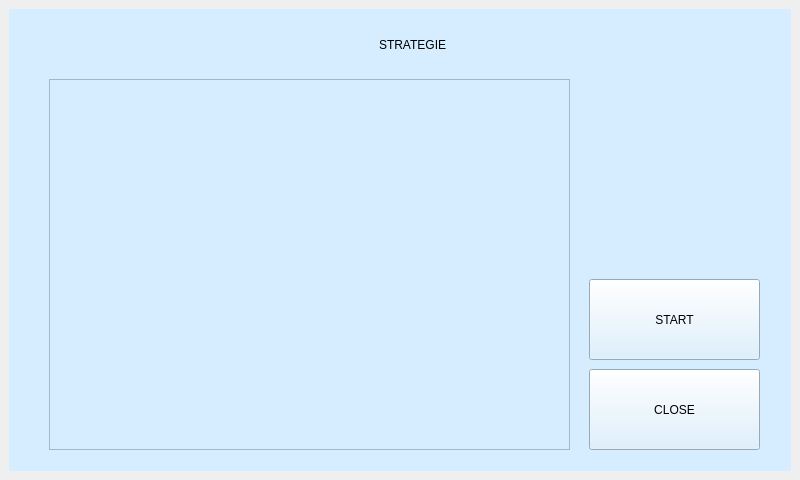
<?xml version="1.0" encoding="UTF-8"?>
<ui version="4.0">
 <class>MainWindow</class>
 <widget class="QMainWindow" name="MainWindow">
  <property name="geometry">
   <rect>
    <x>0</x>
    <y>0</y>
    <width>800</width>
    <height>480</height>
   </rect>
  </property>
  <property name="maximumSize">
   <size>
    <width>800</width>
    <height>480</height>
   </size>
  </property>
  <property name="windowTitle">
   <string>MainWindow</string>
  </property>
  <widget class="QWidget" name="centralwidget">
   <layout class="QVBoxLayout" name="verticalLayout">
    <item>
     <widget class="QStackedWidget" name="stackedWidget">
      <property name="styleSheet">
       <string notr="true">background-color: rgb(143, 255, 238);
background-color: rgb(213, 237, 255);</string>
      </property>
      <property name="currentIndex">
       <number>3</number>
      </property>
      <widget class="QWidget" name="menu">
       <widget class="QLabel" name="label_infos_menu">
        <property name="geometry">
         <rect>
          <x>30</x>
          <y>140</y>
          <width>541</width>
          <height>291</height>
         </rect>
        </property>
        <property name="text">
         <string>infos menu</string>
        </property>
       </widget>
       <widget class="QPushButton" name="btn_tests_menu">
        <property name="geometry">
         <rect>
          <x>50</x>
          <y>40</y>
          <width>191</width>
          <height>91</height>
         </rect>
        </property>
        <property name="text">
         <string>TESTS</string>
        </property>
       </widget>
       <widget class="QPushButton" name="btn_tools_menu">
        <property name="geometry">
         <rect>
          <x>300</x>
          <y>40</y>
          <width>191</width>
          <height>91</height>
         </rect>
        </property>
        <property name="styleSheet">
         <string notr="true"/>
        </property>
        <property name="text">
         <string>TOOLS</string>
        </property>
       </widget>
       <widget class="QPushButton" name="btn_start_menu">
        <property name="geometry">
         <rect>
          <x>590</x>
          <y>360</y>
          <width>191</width>
          <height>91</height>
         </rect>
        </property>
        <property name="text">
         <string>START</string>
        </property>
       </widget>
      </widget>
      <widget class="QWidget" name="Tests">
       <widget class="QPushButton" name="btn_close_tests">
        <property name="geometry">
         <rect>
          <x>680</x>
          <y>370</y>
          <width>101</width>
          <height>81</height>
         </rect>
        </property>
        <property name="text">
         <string>CLOSE</string>
        </property>
       </widget>
       <widget class="QScrollArea" name="scrollArea">
        <property name="geometry">
         <rect>
          <x>40</x>
          <y>10</y>
          <width>491</width>
          <height>441</height>
         </rect>
        </property>
        <property name="acceptDrops">
         <bool>false</bool>
        </property>
        <property name="frameShape">
         <enum>QFrame::HLine</enum>
        </property>
        <property name="frameShadow">
         <enum>QFrame::Raised</enum>
        </property>
        <property name="widgetResizable">
         <bool>true</bool>
        </property>
        <widget class="QWidget" name="scrollAreaWidgetContents">
         <property name="geometry">
          <rect>
           <x>0</x>
           <y>0</y>
           <width>487</width>
           <height>437</height>
          </rect>
         </property>
         <layout class="QGridLayout" name="gridLayout">
          <property name="sizeConstraint">
           <enum>QLayout::SetFixedSize</enum>
          </property>
         </layout>
        </widget>
       </widget>
       <widget class="QPushButton" name="btn_start_tests">
        <property name="geometry">
         <rect>
          <x>550</x>
          <y>370</y>
          <width>101</width>
          <height>81</height>
         </rect>
        </property>
        <property name="text">
         <string>START</string>
        </property>
       </widget>
       <widget class="QListWidget" name="list_tests">
        <property name="geometry">
         <rect>
          <x>550</x>
          <y>10</y>
          <width>231</width>
          <height>291</height>
         </rect>
        </property>
        <property name="font">
         <font>
          <pointsize>16</pointsize>
         </font>
        </property>
        <property name="acceptDrops">
         <bool>false</bool>
        </property>
       </widget>
       <widget class="QPushButton" name="btn_suppr_tests">
        <property name="geometry">
         <rect>
          <x>550</x>
          <y>310</y>
          <width>101</width>
          <height>51</height>
         </rect>
        </property>
        <property name="text">
         <string>SUPPRIMER</string>
        </property>
       </widget>
      </widget>
      <widget class="QWidget" name="map_test_2">
       <widget class="QPushButton" name="btn_fin_test_map_test">
        <property name="geometry">
         <rect>
          <x>610</x>
          <y>260</y>
          <width>171</width>
          <height>81</height>
         </rect>
        </property>
        <property name="text">
         <string>FIN TEST</string>
        </property>
       </widget>
       <widget class="QPushButton" name="btn_close_map_test">
        <property name="geometry">
         <rect>
          <x>610</x>
          <y>360</y>
          <width>171</width>
          <height>81</height>
         </rect>
        </property>
        <property name="text">
         <string>CLOSE</string>
        </property>
       </widget>
       <widget class="QGraphicsView" name="playground_test">
        <property name="geometry">
         <rect>
          <x>0</x>
          <y>30</y>
          <width>600</width>
          <height>400</height>
         </rect>
        </property>
        <property name="verticalScrollBarPolicy">
         <enum>Qt::ScrollBarAlwaysOff</enum>
        </property>
        <property name="horizontalScrollBarPolicy">
         <enum>Qt::ScrollBarAlwaysOff</enum>
        </property>
       </widget>
       <widget class="QListWidget" name="list_map_test_2">
        <property name="geometry">
         <rect>
          <x>610</x>
          <y>30</y>
          <width>161</width>
          <height>221</height>
         </rect>
        </property>
        <property name="font">
         <font>
          <pointsize>16</pointsize>
         </font>
        </property>
       </widget>
      </widget>
      <widget class="QWidget" name="strategie">
       <widget class="QPushButton" name="btn_close_strategie">
        <property name="geometry">
         <rect>
          <x>580</x>
          <y>360</y>
          <width>171</width>
          <height>81</height>
         </rect>
        </property>
        <property name="text">
         <string>CLOSE</string>
        </property>
       </widget>
       <widget class="QLabel" name="titre_strategie">
        <property name="geometry">
         <rect>
          <x>370</x>
          <y>10</y>
          <width>121</width>
          <height>51</height>
         </rect>
        </property>
        <property name="text">
         <string>STRATEGIE</string>
        </property>
       </widget>
       <widget class="QScrollArea" name="scrollArea_2">
        <property name="geometry">
         <rect>
          <x>40</x>
          <y>70</y>
          <width>521</width>
          <height>371</height>
         </rect>
        </property>
        <property name="widgetResizable">
         <bool>true</bool>
        </property>
        <widget class="QWidget" name="grille_strat">
         <property name="geometry">
          <rect>
           <x>0</x>
           <y>0</y>
           <width>519</width>
           <height>369</height>
          </rect>
         </property>
         <layout class="QGridLayout" name="gridLayout_2"/>
        </widget>
       </widget>
       <widget class="QPushButton" name="btn_start_strategie">
        <property name="geometry">
         <rect>
          <x>580</x>
          <y>270</y>
          <width>171</width>
          <height>81</height>
         </rect>
        </property>
        <property name="text">
         <string>START</string>
        </property>
       </widget>
      </widget>
      <widget class="QWidget" name="menu_start">
       <widget class="QLabel" name="label_recap">
        <property name="geometry">
         <rect>
          <x>560</x>
          <y>20</y>
          <width>121</width>
          <height>16</height>
         </rect>
        </property>
        <property name="text">
         <string>RECAPITULATIF</string>
        </property>
       </widget>
       <widget class="QLabel" name="label_cdc">
        <property name="geometry">
         <rect>
          <x>100</x>
          <y>20</y>
          <width>181</width>
          <height>16</height>
         </rect>
        </property>
        <property name="text">
         <string>CHOIX DU CAMP</string>
        </property>
       </widget>
       <widget class="Line" name="line">
        <property name="geometry">
         <rect>
          <x>383</x>
          <y>-10</y>
          <width>20</width>
          <height>471</height>
         </rect>
        </property>
        <property name="orientation">
         <enum>Qt::Vertical</enum>
        </property>
       </widget>
       <widget class="QPushButton" name="btn_bleu_menu_start">
        <property name="geometry">
         <rect>
          <x>30</x>
          <y>80</y>
          <width>311</width>
          <height>161</height>
         </rect>
        </property>
        <property name="styleSheet">
         <string notr="true"/>
        </property>
        <property name="text">
         <string>BLEU</string>
        </property>
       </widget>
       <widget class="QPushButton" name="btn_jaune_menu_start">
        <property name="geometry">
         <rect>
          <x>30</x>
          <y>280</y>
          <width>311</width>
          <height>161</height>
         </rect>
        </property>
        <property name="styleSheet">
         <string notr="true"/>
        </property>
        <property name="text">
         <string>JAUNE</string>
        </property>
       </widget>
       <widget class="QPushButton" name="btn_close_menu_start">
        <property name="geometry">
         <rect>
          <x>660</x>
          <y>380</y>
          <width>111</width>
          <height>71</height>
         </rect>
        </property>
        <property name="text">
         <string>CLOSE</string>
        </property>
       </widget>
       <widget class="QPushButton" name="btn_go_menu_start">
        <property name="geometry">
         <rect>
          <x>450</x>
          <y>380</y>
          <width>141</width>
          <height>61</height>
         </rect>
        </property>
        <property name="text">
         <string>GO !</string>
        </property>
       </widget>
       <widget class="QLabel" name="label">
        <property name="geometry">
         <rect>
          <x>430</x>
          <y>270</y>
          <width>81</width>
          <height>16</height>
         </rect>
        </property>
        <property name="text">
         <string>Etat capteurs :</string>
        </property>
       </widget>
       <widget class="QLabel" name="label_2">
        <property name="geometry">
         <rect>
          <x>430</x>
          <y>100</y>
          <width>81</width>
          <height>16</height>
         </rect>
        </property>
        <property name="text">
         <string>Autres info :</string>
        </property>
       </widget>
      </widget>
      <widget class="QWidget" name="map_start">
       <widget class="QGraphicsView" name="playground">
        <property name="geometry">
         <rect>
          <x>10</x>
          <y>50</y>
          <width>600</width>
          <height>400</height>
         </rect>
        </property>
        <property name="verticalScrollBarPolicy">
         <enum>Qt::ScrollBarAlwaysOff</enum>
        </property>
        <property name="horizontalScrollBarPolicy">
         <enum>Qt::ScrollBarAlwaysOff</enum>
        </property>
       </widget>
       <widget class="QPushButton" name="btn_start_map_start">
        <property name="geometry">
         <rect>
          <x>620</x>
          <y>300</y>
          <width>161</width>
          <height>61</height>
         </rect>
        </property>
        <property name="text">
         <string>START</string>
        </property>
       </widget>
       <widget class="QLCDNumber" name="lcdNumber">
        <property name="geometry">
         <rect>
          <x>30</x>
          <y>20</y>
          <width>64</width>
          <height>23</height>
         </rect>
        </property>
       </widget>
       <widget class="QPushButton" name="btn_close_map_start">
        <property name="geometry">
         <rect>
          <x>620</x>
          <y>370</y>
          <width>161</width>
          <height>71</height>
         </rect>
        </property>
        <property name="text">
         <string>CLOSE</string>
        </property>
       </widget>
      </widget>
     </widget>
    </item>
   </layout>
  </widget>
 </widget>
 <resources/>
 <connections/>
</ui>
